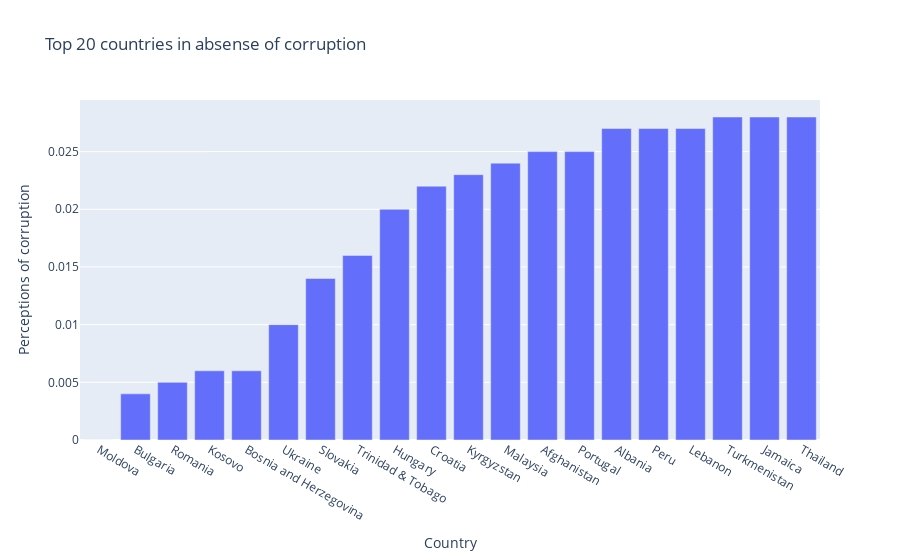

The cell this chart's notebook holds for it:
### Code cell
fig = px.bar(top_corruption, x='Country', y='Perceptions of corruption', title='Top 20 countries in absense of corruption')
fig.show()

### Figure 1 — Plotly figure (JSON) as saved in the notebook; plotly's stock layout.template omitted (floating-point values rounded to 4 significant figures)
{"data": [{"alignmentgroup": "True", "hovertemplate": "Country=%{x}<br>Perceptions of corruption=%{y}<extra></extra>", "legendgroup": "", "marker": {"color": "#636efa", "pattern": {"shape": ""}}, "name": "", "offsetgroup": "", "orientation": "v", "showlegend": false, "textposition": "auto", "type": "bar", "x": ["Moldova", "Bulgaria", "Romania", "Kosovo", "Bosnia and Herzegovina", "Ukraine", "Slovakia", "Trinidad & Tobago", "Hungary", "Croatia", "Kyrgyzstan", "Malaysia", "Afghanistan", "Portugal", "Albania", "Peru", "Lebanon", "Turkmenistan", "Jamaica", "Thailand"], "xaxis": "x", "y": [0, 0.004, 0.005, 0.006, 0.006, 0.01, 0.014, 0.016, 0.02, 0.022, 0.023, 0.024, 0.025, 0.025, 0.027, 0.027, 0.027, 0.028, 0.028, 0.028], "yaxis": "y"}], "layout": {"barmode": "relative", "legend": {"tracegroupgap": 0}, "title": {"text": "Top 20 countries in absense of corruption"}, "xaxis": {"anchor": "y", "domain": [0, 1], "title": {"text": "Country"}}, "yaxis": {"anchor": "x", "domain": [0, 1], "title": {"text": "Perceptions of corruption"}}}}
